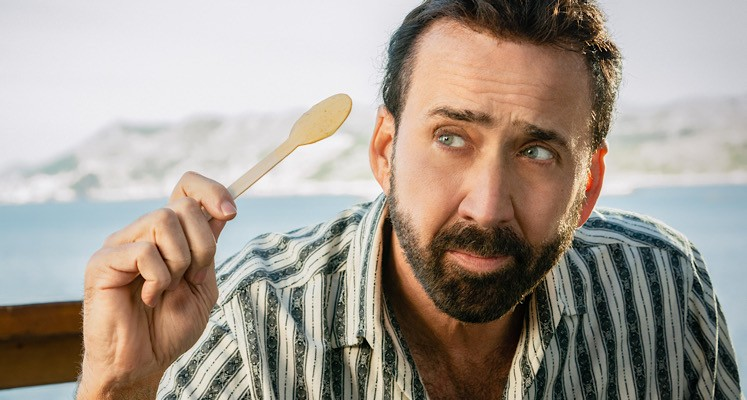
#> input picture example.jpg, 747 x 400 px
$ python opencv_basic_splitting_and_merging.py
#> lines starting #> are read from the running program, lines starting #| are printed output that depends on the picture
import cv2

image = cv2.imread("example.jpg")
#> image is the input picture: shape (400, 747, 3); mean B, G, R 145.3, 155.2, 165.1
(B, G, R) = cv2.split(image)
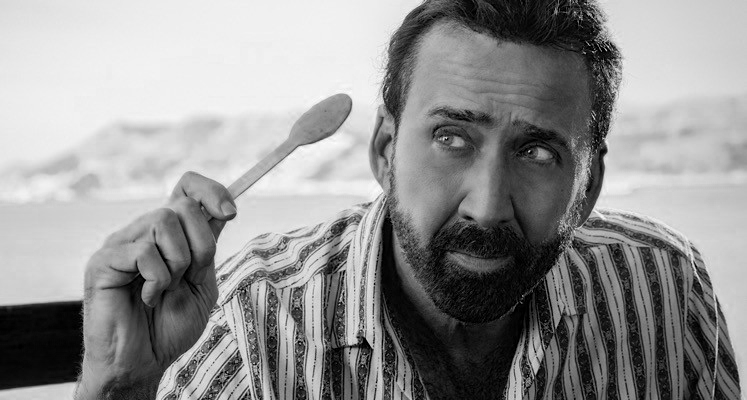
#> B: shape (400, 747); min 0, max 255, mean 145.3
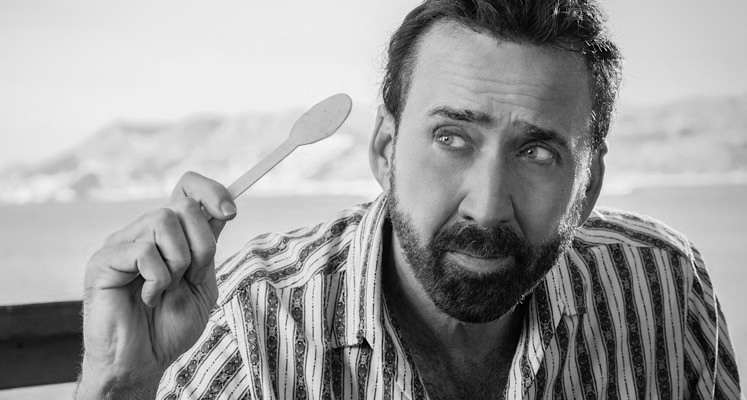
#> G: shape (400, 747); min 0, max 254, mean 155.2
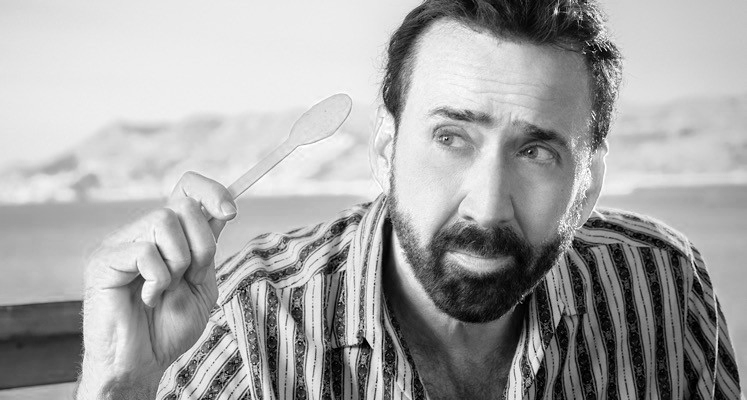
#> R: shape (400, 747); min 0, max 255, mean 165.1

cv2.imshow("Red", R)
cv2.imshow("Green", G)
cv2.imshow("Blue", B)
cv2.imwrite("RED.jpg", R)
cv2.imwrite("BLUE.jpg", B)
cv2.imwrite("GREEN.jpg", G)

cv2.waitKey(0)

B[:] = 0
#> B: shape (400, 747); every value is 0
merged = cv2.merge([G, B, R])
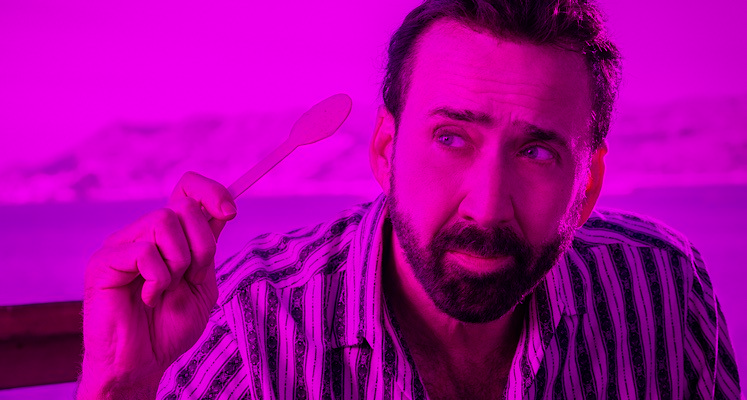
#> merged: shape (400, 747, 3); mean of channels 0, 1, 2 155.2, 0, 165.1; drawn as B, G, R
cv2.imshow("Merged", merged)
cv2.waitKey(0)

#DOKOŃCZ 4

$ run again, with ex1.jpg copied over example.jpg
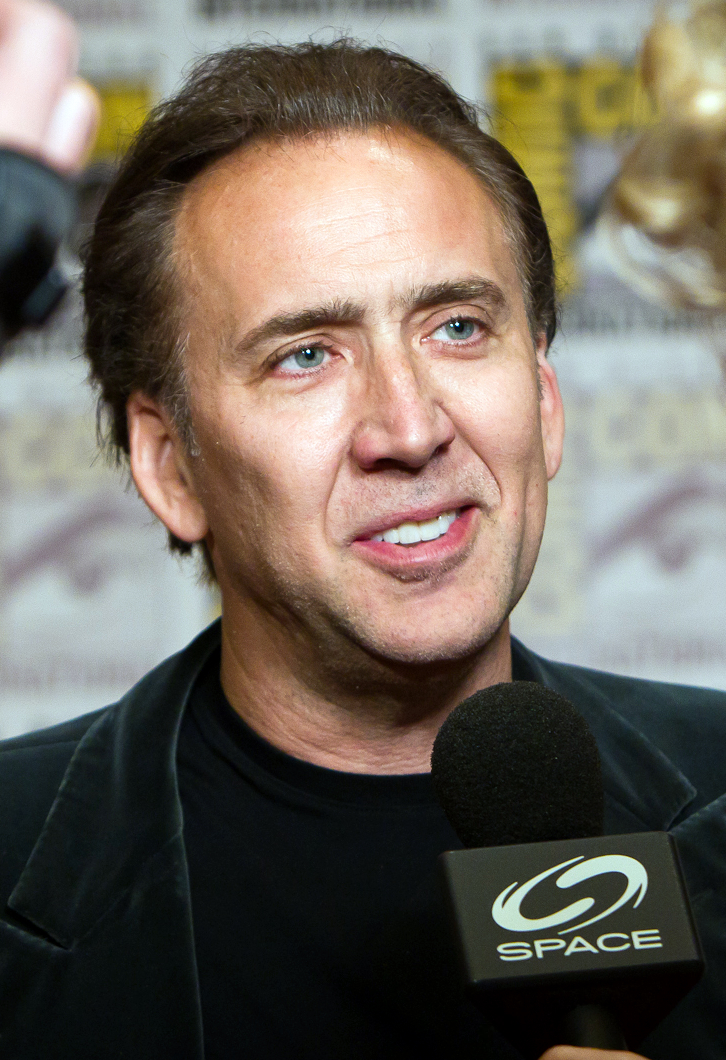
#> input picture ex1.jpg, 726 x 1060 px
#> image is the input picture: shape (1060, 726, 3); mean B, G, R 93.3, 103.6, 111.8
#> `(B, G, R) = cv2.split(image)`:
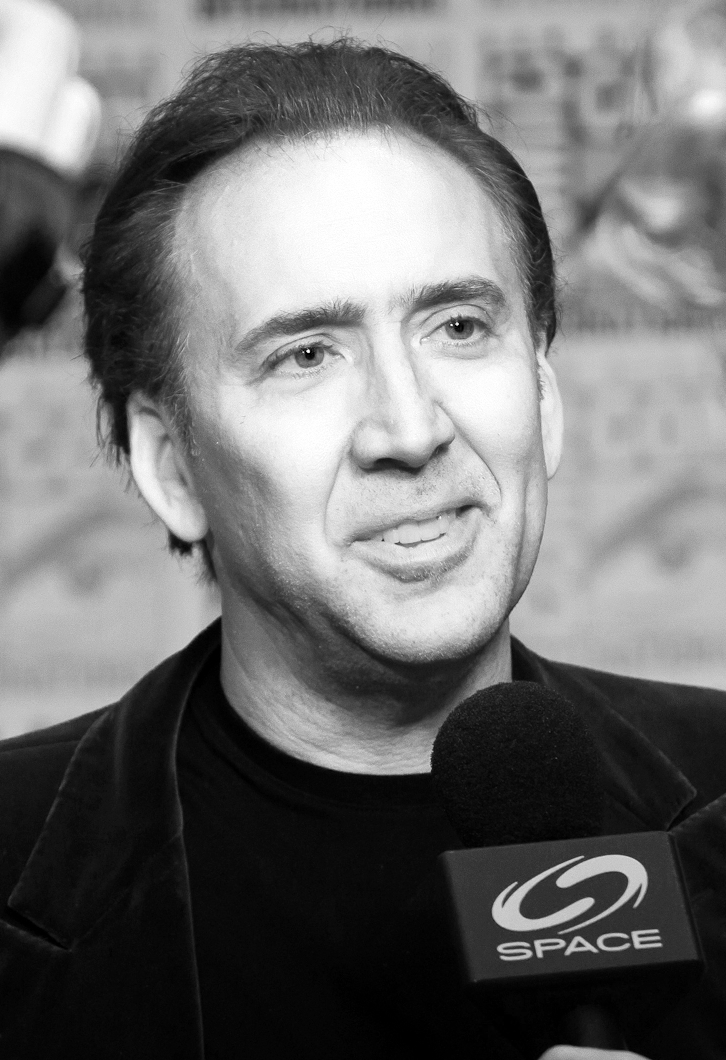
#> R: shape (1060, 726); min 0, max 255, mean 111.8
#> `merged = cv2.merge([G, B, R])`:
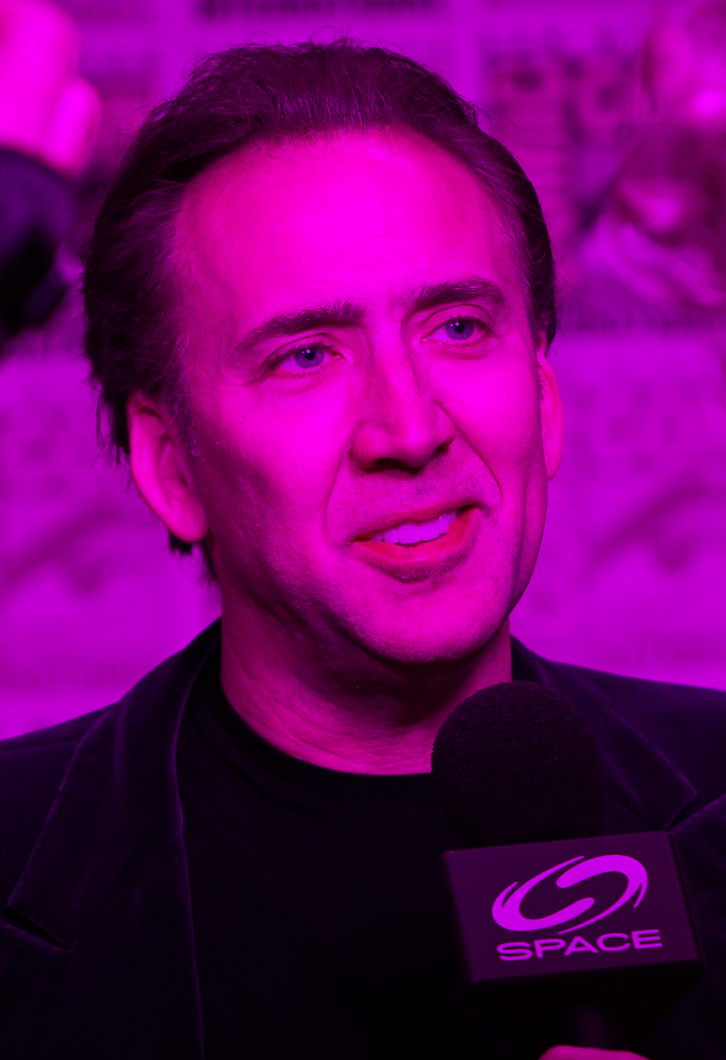
#> merged: shape (1060, 726, 3); mean of channels 0, 1, 2 103.6, 0, 111.8; drawn as B, G, R
